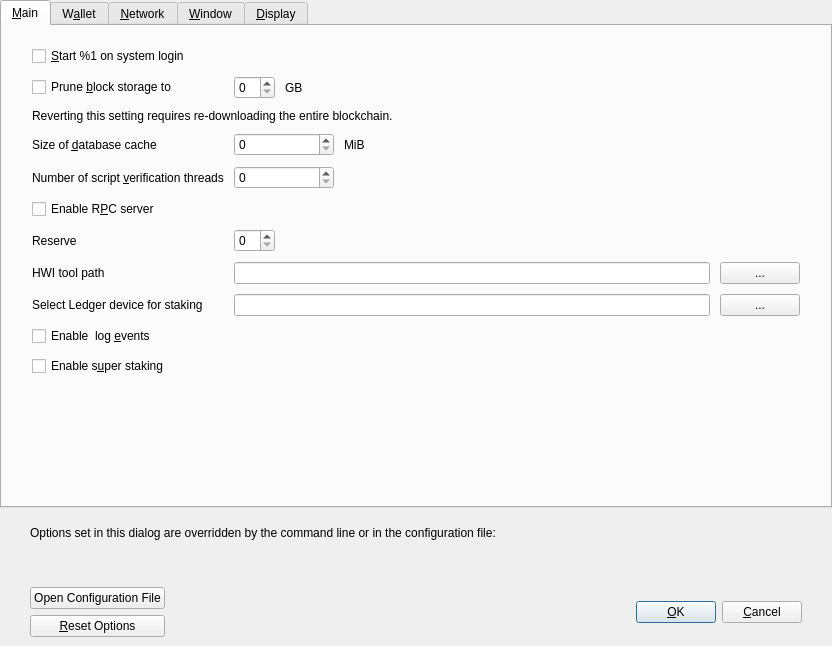
<?xml version="1.0" encoding="UTF-8"?>
<ui version="4.0">
 <class>OptionsDialog</class>
 <widget class="QDialog" name="OptionsDialog">
  <property name="geometry">
   <rect>
    <x>0</x>
    <y>0</y>
    <width>832</width>
    <height>646</height>
   </rect>
  </property>
  <property name="windowTitle">
   <string>Options</string>
  </property>
  <property name="modal">
   <bool>true</bool>
  </property>
  <layout class="QVBoxLayout" name="verticalLayout">
   <property name="leftMargin">
    <number>0</number>
   </property>
   <property name="topMargin">
    <number>0</number>
   </property>
   <property name="rightMargin">
    <number>0</number>
   </property>
   <property name="bottomMargin">
    <number>0</number>
   </property>
   <item>
    <widget class="QTabWidget" name="tabWidget">
     <property name="currentIndex">
      <number>0</number>
     </property>
     <widget class="QWidget" name="tabMain">
      <attribute name="title">
       <string>&amp;Main</string>
      </attribute>
      <layout class="QVBoxLayout" name="verticalLayout_3">
       <property name="spacing">
        <number>10</number>
       </property>
       <property name="leftMargin">
        <number>30</number>
       </property>
       <property name="topMargin">
        <number>20</number>
       </property>
       <property name="rightMargin">
        <number>30</number>
       </property>
       <property name="bottomMargin">
        <number>20</number>
       </property>
       <item>
        <layout class="QGridLayout" name="gridLayout">
         <property name="verticalSpacing">
          <number>10</number>
         </property>
         <item row="4" column="1">
          <layout class="QHBoxLayout" name="horizontalLayout_3_Main">
           <item>
            <widget class="QSpinBox" name="threadsScriptVerif">
             <property name="minimumSize">
              <size>
               <width>100</width>
               <height>0</height>
              </size>
             </property>
             <property name="toolTip">
              <string>(0 = auto, &lt;0 = leave that many cores free)</string>
             </property>
            </widget>
           </item>
           <item>
            <spacer name="horizontalSpacer_3_Main">
             <property name="orientation">
              <enum>Qt::Horizontal</enum>
             </property>
             <property name="sizeHint" stdset="0">
              <size>
               <width>40</width>
               <height>20</height>
              </size>
             </property>
            </spacer>
           </item>
          </layout>
         </item>
         <item row="8" column="1">
          <layout class="QHBoxLayout" name="horizontalLayout2">
           <item>
            <widget class="QLineEdit" name="txtStakeLedgerId">
             <property name="toolTip">
              <string>Fingerprint of the ledger that you want to be used for staking with hardware wallet</string>
             </property>
            </widget>
           </item>
           <item>
            <widget class="QPushButton" name="toolStakeLedgerId">
             <property name="text">
              <string>...</string>
             </property>
            </widget>
           </item>
          </layout>
         </item>
         <item row="6" column="1">
          <layout class="QHBoxLayout" name="horizontalLayout_3_Main_3">
           <item>
            <widget class="BitcoinAmountField" name="reserveBalance">
             <property name="toolTip">
              <string>Reserve amount that will not be used for staking</string>
             </property>
            </widget>
           </item>
           <item>
            <spacer name="horizontalSpacer_3_Main_3">
             <property name="orientation">
              <enum>Qt::Horizontal</enum>
             </property>
             <property name="sizeHint" stdset="0">
              <size>
               <width>40</width>
               <height>0</height>
              </size>
             </property>
            </spacer>
           </item>
          </layout>
         </item>
         <item row="4" column="0">
          <widget class="QLabel" name="threadsScriptVerifLabel">
           <property name="toolTip">
            <string extracomment="Tooltip text for Options window setting that sets the number of script verification threads. Explains that negative values mean to leave these many cores free to the system.">Set the number of script verification threads. Negative values correspond to the number of cores you want to leave free to the system.</string>
           </property>
           <property name="text">
            <string>Number of script &amp;verification threads</string>
           </property>
           <property name="textFormat">
            <enum>Qt::PlainText</enum>
           </property>
           <property name="buddy">
            <cstring>threadsScriptVerif</cstring>
           </property>
          </widget>
         </item>
         <item row="3" column="0">
          <widget class="QLabel" name="databaseCacheLabel">
           <property name="toolTip">
            <string extracomment="Tooltip text for Options window setting that sets the size of the database cache. Explains the corresponding effects of increasing/decreasing this value.">Maximum database cache size. A larger cache can contribute to faster sync, after which the benefit is less pronounced for most use cases. Lowering the cache size will reduce memory usage. Unused mempool memory is shared for this cache.</string>
           </property>
           <property name="text">
            <string>Size of &amp;database cache</string>
           </property>
           <property name="textFormat">
            <enum>Qt::PlainText</enum>
           </property>
           <property name="buddy">
            <cstring>databaseCache</cstring>
           </property>
          </widget>
         </item>
         <item row="2" column="0" colspan="2">
          <widget class="QLabel" name="pruneWarning">
           <property name="text">
            <string>Reverting this setting requires re-downloading the entire blockchain.</string>
           </property>
           <property name="textFormat">
            <enum>Qt::PlainText</enum>
           </property>
          </widget>
         </item>
         <item row="7" column="0">
          <widget class="QLabel" name="HWIToolLabel">
           <property name="text">
            <string>HWI tool path</string>
           </property>
          </widget>
         </item>
         <item row="1" column="0">
          <widget class="QCheckBox" name="prune">
           <property name="toolTip">
            <string>Enabling pruning significantly reduces the disk space required to store transactions. All blocks are still fully validated. Reverting this setting requires re-downloading the entire blockchain.</string>
           </property>
           <property name="text">
            <string>Prune &amp;block storage to</string>
           </property>
          </widget>
         </item>
         <item row="3" column="1">
          <layout class="QHBoxLayout" name="horizontalLayout_2_Main">
           <item>
            <widget class="QSpinBox" name="databaseCache">
             <property name="minimumSize">
              <size>
               <width>100</width>
               <height>0</height>
              </size>
             </property>
            </widget>
           </item>
           <item>
            <widget class="QLabel" name="databaseCacheUnitLabel">
             <property name="text">
              <string>MiB</string>
             </property>
             <property name="textFormat">
              <enum>Qt::PlainText</enum>
             </property>
            </widget>
           </item>
           <item>
            <spacer name="horizontalSpacer_2_Main">
             <property name="orientation">
              <enum>Qt::Horizontal</enum>
             </property>
             <property name="sizeHint" stdset="0">
              <size>
               <width>40</width>
               <height>20</height>
              </size>
             </property>
            </spacer>
           </item>
          </layout>
         </item>
         <item row="0" column="0" colspan="2">
          <widget class="QCheckBox" name="bitcoinAtStartup">
           <property name="toolTip">
            <string>Automatically start %1 after logging in to the system.</string>
           </property>
           <property name="text">
            <string>&amp;Start %1 on system login</string>
           </property>
          </widget>
         </item>
         <item row="7" column="1">
          <layout class="QHBoxLayout" name="horizontalLayout">
           <item>
            <widget class="QLineEdit" name="txtHWIToolPath">
             <property name="toolTip">
              <string>Hardware wallet interface tool location on disk</string>
             </property>
            </widget>
           </item>
           <item>
            <widget class="QPushButton" name="toolHWIPath">
             <property name="text">
              <string>...</string>
             </property>
            </widget>
           </item>
          </layout>
         </item>
         <item row="6" column="0">
          <widget class="QLabel" name="reserveBalanceLabel">
           <property name="text">
            <string>Reserve</string>
           </property>
           <property name="textFormat">
            <enum>Qt::PlainText</enum>
           </property>
           <property name="buddy">
            <cstring>threadsScriptVerif</cstring>
           </property>
          </widget>
         </item>
         <item row="1" column="1">
          <layout class="QHBoxLayout" name="horizontalLayout_Main_Prune">
           <item>
            <widget class="QSpinBox" name="pruneSize"/>
           </item>
           <item>
            <widget class="QLabel" name="pruneSizeUnitLabel">
             <property name="text">
              <string>GB</string>
             </property>
             <property name="textFormat">
              <enum>Qt::PlainText</enum>
             </property>
            </widget>
           </item>
           <item>
            <spacer name="horizontalSpacer_Main_Prune">
             <property name="orientation">
              <enum>Qt::Horizontal</enum>
             </property>
             <property name="sizeHint" stdset="0">
              <size>
               <width>40</width>
               <height>20</height>
              </size>
             </property>
            </spacer>
           </item>
          </layout>
         </item>
         <item row="8" column="0">
          <widget class="QLabel" name="stakeLedgerIdlabel">
           <property name="text">
            <string>Select Ledger device for staking</string>
           </property>
          </widget>
         </item>
         <item row="5" column="0" colspan="2">
          <widget class="QCheckBox" name="enableServer">
           <property name="toolTip">
            <string extracomment="Tooltip text for Options window setting that enables the RPC server.">This allows you or a third party tool to communicate with the node through command-line and JSON-RPC commands.</string>
           </property>
           <property name="text">
            <string extracomment="An Options window setting to enable the RPC server.">Enable R&amp;PC server</string>
           </property>
          </widget>
         </item>
         <item row="9" column="0" colspan="2">
          <widget class="QCheckBox" name="logEvents">
           <property name="text">
            <string>Enable  log &amp;events</string>
           </property>
          </widget>
         </item>
         <item row="10" column="0" colspan="2">
          <widget class="QCheckBox" name="superStaking">
           <property name="text">
            <string>Enable s&amp;uper staking</string>
           </property>
          </widget>
         </item>
        </layout>
       </item>
       <item>
        <spacer name="verticalSpacer_Main">
         <property name="orientation">
          <enum>Qt::Vertical</enum>
         </property>
         <property name="sizeHint" stdset="0">
          <size>
           <width>20</width>
           <height>40</height>
          </size>
         </property>
        </spacer>
       </item>
      </layout>
     </widget>
     <widget class="QWidget" name="tabWallet">
      <attribute name="title">
       <string>W&amp;allet</string>
      </attribute>
      <layout class="QVBoxLayout" name="verticalLayout_Wallet">
       <property name="spacing">
        <number>10</number>
       </property>
       <property name="leftMargin">
        <number>30</number>
       </property>
       <property name="topMargin">
        <number>20</number>
       </property>
       <property name="rightMargin">
        <number>30</number>
       </property>
       <property name="bottomMargin">
        <number>20</number>
       </property>
       <item>
        <widget class="QCheckBox" name="subFeeFromAmount">
         <property name="toolTip">
          <string extracomment="Tooltip text for Options window setting that sets subtracting the fee from a sending amount as default.">Whether to set subtract fee from amount as default or not.</string>
         </property>
         <property name="text">
          <string extracomment="An Options window setting to set subtracting the fee from a sending amount as default.">Subtract &amp;fee from amount by default</string>
         </property>
        </widget>
       </item>
       <item>
        <widget class="QGroupBox" name="groupBox">
         <property name="title">
          <string>Expert</string>
         </property>
         <layout class="QVBoxLayout" name="verticalLayout_2">
          <property name="spacing">
           <number>10</number>
          </property>
          <item>
           <widget class="QCheckBox" name="coinControlFeatures">
            <property name="toolTip">
             <string>Whether to show coin control features or not.</string>
            </property>
            <property name="text">
             <string>Enable coin &amp;control features</string>
            </property>
           </widget>
          </item>
          <item>
           <widget class="QCheckBox" name="spendZeroConfChange">
            <property name="toolTip">
             <string>If you disable the spending of unconfirmed change, the change from a transaction cannot be used until that transaction has at least one confirmation. This also affects how your balance is computed.</string>
            </property>
            <property name="text">
             <string>&amp;Spend unconfirmed change</string>
            </property>
           </widget>
          </item>
          <item>
           <widget class="QCheckBox" name="m_enable_psbt_controls">
            <property name="toolTip">
             <string extracomment="Tooltip text for options window setting that enables PSBT controls.">Whether to show PSBT controls.</string>
            </property>
            <property name="text">
             <string extracomment="An options window setting to enable PSBT controls.">Enable &amp;PSBT controls</string>
            </property>
           </widget>
          </item>
          <item>
           <widget class="QCheckBox" name="zeroBalanceAddressToken">
            <property name="text">
             <string>Enable &amp;zero balance for receiver token address</string>
            </property>
           </widget>
          </item>
          <item>
           <widget class="QCheckBox" name="useChangeAddress">
            <property name="text">
             <string>Use change &amp;address</string>
            </property>
           </widget>
          </item>
          <item>
           <widget class="QCheckBox" name="checkForUpdates">
            <property name="text">
             <string>Check for &amp;updates</string>
            </property>
           </widget>
          </item>
          <item>
           <widget class="QCheckBox" name="signPSBTHWITool">
            <property name="text">
             <string>Sign PSBT with HWI tool</string>
            </property>
           </widget>
          </item>
         </layout>
        </widget>
       </item>
       <item>
        <widget class="QGroupBox" name="groupBoxHww">
         <property name="title">
          <string>External Signer (e.g. hardware wallet)</string>
         </property>
         <layout class="QVBoxLayout" name="verticalLayoutHww">
          <item>
           <layout class="QHBoxLayout" name="horizontalLayoutHww">
            <item>
             <widget class="QLabel" name="externalSignerPathLabel">
              <property name="text">
               <string>&amp;External signer script path</string>
              </property>
              <property name="buddy">
               <cstring>externalSignerPath</cstring>
              </property>
             </widget>
            </item>
            <item>
             <widget class="QLineEdit" name="externalSignerPath">
              <property name="toolTip">
               <string>Full path to a Qtum Core compatible script (e.g. C:\Downloads\hwi.exe or /Users/you/Downloads/hwi.py). Beware: malware can steal your coins!</string>
              </property>
             </widget>
            </item>
           </layout>
          </item>
         </layout>
        </widget>
       </item>
       <item>
        <spacer name="verticalSpacer_Wallet">
         <property name="orientation">
          <enum>Qt::Vertical</enum>
         </property>
         <property name="sizeHint" stdset="0">
          <size>
           <width>20</width>
           <height>40</height>
          </size>
         </property>
        </spacer>
       </item>
      </layout>
     </widget>
     <widget class="QWidget" name="tabNetwork">
      <attribute name="title">
       <string>&amp;Network</string>
      </attribute>
      <layout class="QVBoxLayout" name="verticalLayout_Network">
       <property name="spacing">
        <number>10</number>
       </property>
       <property name="leftMargin">
        <number>30</number>
       </property>
       <property name="topMargin">
        <number>20</number>
       </property>
       <property name="rightMargin">
        <number>30</number>
       </property>
       <property name="bottomMargin">
        <number>20</number>
       </property>
       <item>
        <widget class="QCheckBox" name="mapPortUpnp">
         <property name="toolTip">
          <string>Automatically open the Qtum client port on the router. This only works when your router supports UPnP and it is enabled.</string>
         </property>
         <property name="text">
          <string>Map port using &amp;UPnP</string>
         </property>
        </widget>
       </item>
       <item>
        <widget class="QCheckBox" name="mapPortNatpmp">
         <property name="toolTip">
          <string>Automatically open the Qtum client port on the router. This only works when your router supports NAT-PMP and it is enabled. The external port could be random.</string>
         </property>
         <property name="text">
          <string>Map port using NA&amp;T-PMP</string>
         </property>
        </widget>
       </item>
       <item>
        <widget class="QCheckBox" name="allowIncoming">
         <property name="toolTip">
          <string>Accept connections from outside.</string>
         </property>
         <property name="text">
          <string>Allow incomin&amp;g connections</string>
         </property>
        </widget>
       </item>
       <item>
        <widget class="QCheckBox" name="connectSocks">
         <property name="toolTip">
          <string>Connect to the Qtum network through a SOCKS5 proxy.</string>
         </property>
         <property name="text">
          <string>&amp;Connect through SOCKS5 proxy (default proxy):</string>
         </property>
        </widget>
       </item>
       <item>
        <layout class="QHBoxLayout" name="horizontalLayout_1_Network">
         <item>
          <widget class="QLabel" name="proxyIpLabel">
           <property name="text">
            <string>Proxy &amp;IP:</string>
           </property>
           <property name="textFormat">
            <enum>Qt::PlainText</enum>
           </property>
           <property name="buddy">
            <cstring>proxyIp</cstring>
           </property>
          </widget>
         </item>
         <item>
          <widget class="QValidatedLineEdit" name="proxyIp">
           <property name="minimumSize">
            <size>
             <width>140</width>
             <height>0</height>
            </size>
           </property>
           <property name="maximumSize">
            <size>
             <width>140</width>
             <height>16777215</height>
            </size>
           </property>
           <property name="toolTip">
            <string>IP address of the proxy (e.g. IPv4: 127.0.0.1 / IPv6: ::1)</string>
           </property>
          </widget>
         </item>
         <item>
          <widget class="QLabel" name="proxyPortLabel">
           <property name="text">
            <string>&amp;Port:</string>
           </property>
           <property name="textFormat">
            <enum>Qt::PlainText</enum>
           </property>
           <property name="buddy">
            <cstring>proxyPort</cstring>
           </property>
          </widget>
         </item>
         <item>
          <widget class="QLineEdit" name="proxyPort">
           <property name="minimumSize">
            <size>
             <width>55</width>
             <height>0</height>
            </size>
           </property>
           <property name="maximumSize">
            <size>
             <width>55</width>
             <height>16777215</height>
            </size>
           </property>
           <property name="toolTip">
            <string>Port of the proxy (e.g. 9050)</string>
           </property>
          </widget>
         </item>
         <item>
          <spacer name="horizontalSpacer_1_Network">
           <property name="orientation">
            <enum>Qt::Horizontal</enum>
           </property>
           <property name="sizeHint" stdset="0">
            <size>
             <width>40</width>
             <height>20</height>
            </size>
           </property>
          </spacer>
         </item>
        </layout>
       </item>
       <item>
        <layout class="QHBoxLayout" name="horizontalLayout_2_Network">
         <item>
          <widget class="QLabel" name="proxyActiveNets">
           <property name="text">
            <string>Used for reaching peers via:</string>
           </property>
           <property name="textFormat">
            <enum>Qt::PlainText</enum>
           </property>
          </widget>
         </item>
         <item>
          <widget class="QCheckBox" name="proxyReachIPv4">
           <property name="enabled">
            <bool>false</bool>
           </property>
           <property name="toolTip">
            <string>Shows if the supplied default SOCKS5 proxy is used to reach peers via this network type.</string>
           </property>
           <property name="text">
            <string/>
           </property>
          </widget>
         </item>
         <item>
          <widget class="QLabel" name="proxyReachIPv4Label">
           <property name="text">
            <string>IPv4</string>
           </property>
           <property name="textFormat">
            <enum>Qt::PlainText</enum>
           </property>
          </widget>
         </item>
         <item>
          <widget class="QCheckBox" name="proxyReachIPv6">
           <property name="enabled">
            <bool>false</bool>
           </property>
           <property name="toolTip">
            <string>Shows if the supplied default SOCKS5 proxy is used to reach peers via this network type.</string>
           </property>
           <property name="text">
            <string/>
           </property>
          </widget>
         </item>
         <item>
          <widget class="QLabel" name="proxyReachIPv6Label">
           <property name="text">
            <string>IPv6</string>
           </property>
           <property name="textFormat">
            <enum>Qt::PlainText</enum>
           </property>
          </widget>
         </item>
         <item>
          <widget class="QCheckBox" name="proxyReachTor">
           <property name="enabled">
            <bool>false</bool>
           </property>
           <property name="toolTip">
            <string>Shows if the supplied default SOCKS5 proxy is used to reach peers via this network type.</string>
           </property>
           <property name="text">
            <string/>
           </property>
          </widget>
         </item>
         <item>
          <widget class="QLabel" name="proxyReachTorLabel">
           <property name="text">
            <string>Tor</string>
           </property>
           <property name="textFormat">
            <enum>Qt::PlainText</enum>
           </property>
          </widget>
         </item>
         <item>
          <spacer name="horizontalSpacer_2_Network">
           <property name="orientation">
            <enum>Qt::Horizontal</enum>
           </property>
           <property name="sizeHint" stdset="0">
            <size>
             <width>40</width>
             <height>20</height>
            </size>
           </property>
          </spacer>
         </item>
        </layout>
       </item>
       <item>
        <widget class="QCheckBox" name="connectSocksTor">
         <property name="toolTip">
          <string>Connect to the Qtum network through a separate SOCKS5 proxy for Tor onion services.</string>
         </property>
         <property name="text">
          <string>Use separate SOCKS&amp;5 proxy to reach peers via Tor onion services:</string>
         </property>
        </widget>
       </item>
       <item>
        <layout class="QHBoxLayout" name="horizontalLayout_3_Network">
         <item>
          <widget class="QLabel" name="proxyIpTorLabel">
           <property name="text">
            <string>Proxy &amp;IP:</string>
           </property>
           <property name="textFormat">
            <enum>Qt::PlainText</enum>
           </property>
           <property name="buddy">
            <cstring>proxyIpTor</cstring>
           </property>
          </widget>
         </item>
         <item>
          <widget class="QValidatedLineEdit" name="proxyIpTor">
           <property name="minimumSize">
            <size>
             <width>140</width>
             <height>0</height>
            </size>
           </property>
           <property name="maximumSize">
            <size>
             <width>140</width>
             <height>16777215</height>
            </size>
           </property>
           <property name="toolTip">
            <string>IP address of the proxy (e.g. IPv4: 127.0.0.1 / IPv6: ::1)</string>
           </property>
          </widget>
         </item>
         <item>
          <widget class="QLabel" name="proxyPortTorLabel">
           <property name="text">
            <string>&amp;Port:</string>
           </property>
           <property name="textFormat">
            <enum>Qt::PlainText</enum>
           </property>
           <property name="buddy">
            <cstring>proxyPortTor</cstring>
           </property>
          </widget>
         </item>
         <item>
          <widget class="QLineEdit" name="proxyPortTor">
           <property name="minimumSize">
            <size>
             <width>55</width>
             <height>0</height>
            </size>
           </property>
           <property name="maximumSize">
            <size>
             <width>55</width>
             <height>16777215</height>
            </size>
           </property>
           <property name="toolTip">
            <string>Port of the proxy (e.g. 9050)</string>
           </property>
          </widget>
         </item>
         <item>
          <spacer name="horizontalSpacer_4_Network">
           <property name="orientation">
            <enum>Qt::Horizontal</enum>
           </property>
           <property name="sizeHint" stdset="0">
            <size>
             <width>40</width>
             <height>20</height>
            </size>
           </property>
          </spacer>
         </item>
        </layout>
       </item>
       <item>
        <spacer name="verticalSpacer_Network">
         <property name="orientation">
          <enum>Qt::Vertical</enum>
         </property>
         <property name="sizeHint" stdset="0">
          <size>
           <width>20</width>
           <height>40</height>
          </size>
         </property>
        </spacer>
       </item>
      </layout>
     </widget>
     <widget class="QWidget" name="tabWindow">
      <attribute name="title">
       <string>&amp;Window</string>
      </attribute>
      <layout class="QVBoxLayout" name="verticalLayout_Window">
       <property name="spacing">
        <number>10</number>
       </property>
       <property name="leftMargin">
        <number>30</number>
       </property>
       <property name="topMargin">
        <number>20</number>
       </property>
       <property name="rightMargin">
        <number>30</number>
       </property>
       <property name="bottomMargin">
        <number>20</number>
       </property>
       <item>
        <widget class="QCheckBox" name="showTrayIcon">
         <property name="toolTip">
          <string>Show the icon in the system tray.</string>
         </property>
         <property name="text">
          <string>&amp;Show tray icon</string>
         </property>
         <property name="checked">
          <bool>true</bool>
         </property>
        </widget>
       </item>
       <item>
        <widget class="QCheckBox" name="minimizeToTray">
         <property name="toolTip">
          <string>Show only a tray icon after minimizing the window.</string>
         </property>
         <property name="text">
          <string>&amp;Minimize to the tray instead of the taskbar</string>
         </property>
        </widget>
       </item>
       <item>
        <widget class="QCheckBox" name="minimizeOnClose">
         <property name="toolTip">
          <string>Minimize instead of exit the application when the window is closed. When this option is enabled, the application will be closed only after selecting Exit in the menu.</string>
         </property>
         <property name="text">
          <string>M&amp;inimize on close</string>
         </property>
        </widget>
       </item>
       <item>
        <spacer name="verticalSpacer_Window">
         <property name="orientation">
          <enum>Qt::Vertical</enum>
         </property>
         <property name="sizeHint" stdset="0">
          <size>
           <width>20</width>
           <height>40</height>
          </size>
         </property>
        </spacer>
       </item>
      </layout>
     </widget>
     <widget class="QWidget" name="tabDisplay">
      <attribute name="title">
       <string>&amp;Display</string>
      </attribute>
      <layout class="QVBoxLayout" name="verticalLayout_Display">
       <property name="spacing">
        <number>10</number>
       </property>
       <property name="leftMargin">
        <number>30</number>
       </property>
       <property name="topMargin">
        <number>20</number>
       </property>
       <property name="rightMargin">
        <number>30</number>
       </property>
       <property name="bottomMargin">
        <number>20</number>
       </property>
       <item>
        <layout class="QGridLayout" name="gridLayout_2">
         <property name="verticalSpacing">
          <number>10</number>
         </property>
         <item row="0" column="0">
          <widget class="QLabel" name="langLabel">
           <property name="text">
            <string>User Interface &amp;language:</string>
           </property>
           <property name="textFormat">
            <enum>Qt::PlainText</enum>
           </property>
           <property name="buddy">
            <cstring>lang</cstring>
           </property>
          </widget>
         </item>
         <item row="0" column="1">
          <widget class="QValueComboBox" name="lang">
           <property name="toolTip">
            <string>The user interface language can be set here. This setting will take effect after restarting %1.</string>
           </property>
          </widget>
         </item>
         <item row="1" column="0">
          <widget class="QLabel" name="unitLabel">
           <property name="text">
            <string>&amp;Unit to show amounts in:</string>
           </property>
           <property name="textFormat">
            <enum>Qt::PlainText</enum>
           </property>
           <property name="buddy">
            <cstring>unit</cstring>
           </property>
          </widget>
         </item>
         <item row="2" column="0">
          <widget class="QLabel" name="thirdPartyTxUrlsLabel">
           <property name="toolTip">
            <string>Third-party URLs (e.g. a block explorer) that appear in the transactions tab as context menu items. %s in the URL is replaced by transaction hash. Multiple URLs are separated by vertical bar |.</string>
           </property>
           <property name="text">
            <string>&amp;Third-party transaction URLs</string>
           </property>
           <property name="buddy">
            <cstring>thirdPartyTxUrls</cstring>
           </property>
          </widget>
         </item>
         <item row="1" column="1">
          <widget class="QValueComboBox" name="unit">
           <property name="toolTip">
            <string>Choose the default subdivision unit to show in the interface and when sending coins.</string>
           </property>
          </widget>
         </item>
         <item row="2" column="1">
          <widget class="QLineEdit" name="thirdPartyTxUrls">
           <property name="toolTip">
            <string>Third-party URLs (e.g. a block explorer) that appear in the transactions tab as context menu items. %s in the URL is replaced by transaction hash. Multiple URLs are separated by vertical bar |.</string>
           </property>
           <property name="placeholderText">
            <string notr="true">https://example.com/tx/%s</string>
           </property>
          </widget>
         </item>
         <item row="3" column="0">
          <widget class="QLabel" name="themeLabel">
           <property name="text">
            <string>User Interface &amp;style:</string>
           </property>
           <property name="textFormat">
            <enum>Qt::PlainText</enum>
           </property>
           <property name="buddy">
            <cstring>lang</cstring>
           </property>
          </widget>
         </item>
         <item row="3" column="1">
          <widget class="QValueComboBox" name="theme">
           <property name="toolTip">
            <string>The user interface style can be set here. This setting will take effect after restarting %1.</string>
           </property>
          </widget>
         </item>
        </layout>
       </item>
       <item>
        <widget class="QGroupBox" name="font_groupBox">
         <property name="title">
          <string>Monospaced font in the Overview tab:</string>
         </property>
         <layout class="QVBoxLayout" name="font_verticalLayout">
          <item>
           <layout class="QHBoxLayout" name="embeddedFont_horizontalLayout">
            <item>
             <widget class="QRadioButton" name="embeddedFont_radioButton">
              <property name="text">
               <string>embedded &quot;%1&quot;</string>
              </property>
             </widget>
            </item>
            <item>
             <spacer name="embeddedFont_horizontalSpacer">
              <property name="orientation">
               <enum>Qt::Horizontal</enum>
              </property>
              <property name="sizeHint" stdset="0">
               <size>
                <width>40</width>
                <height>20</height>
               </size>
              </property>
             </spacer>
            </item>
            <item>
             <layout class="QVBoxLayout" name="embeddedFont_verticalLayout">
              <item>
               <widget class="QLabel" name="embeddedFont_label_1">
                <property name="text">
                 <string notr="true">111.11111111 BTC</string>
                </property>
               </widget>
              </item>
              <item>
               <widget class="QLabel" name="embeddedFont_label_9">
                <property name="text">
                 <string notr="true">909.09090909 BTC</string>
                </property>
               </widget>
              </item>
             </layout>
            </item>
           </layout>
          </item>
          <item>
           <widget class="Line" name="font_line">
            <property name="orientation">
             <enum>Qt::Horizontal</enum>
            </property>
           </widget>
          </item>
          <item>
           <layout class="QHBoxLayout" name="systemFont_horizontalLayout">
            <item>
             <widget class="QRadioButton" name="systemFont_radioButton">
              <property name="text">
               <string>closest matching &quot;%1&quot;</string>
              </property>
             </widget>
            </item>
            <item>
             <spacer name="systemFont_horizontalSpacer">
              <property name="orientation">
               <enum>Qt::Horizontal</enum>
              </property>
              <property name="sizeHint" stdset="0">
               <size>
                <width>40</width>
                <height>20</height>
               </size>
              </property>
             </spacer>
            </item>
            <item>
             <layout class="QVBoxLayout" name="systemFont_verticalLayout">
              <item>
               <widget class="QLabel" name="systemFont_label_1">
                <property name="text">
                 <string notr="true">111.11111111 BTC</string>
                </property>
               </widget>
              </item>
              <item>
               <widget class="QLabel" name="systemFont_label_9">
                <property name="text">
                 <string notr="true">909.09090909 BTC</string>
                </property>
               </widget>
              </item>
             </layout>
            </item>
           </layout>
          </item>
         </layout>
        </widget>
       </item>
       <item>
        <spacer name="verticalSpacer_Display">
         <property name="orientation">
          <enum>Qt::Vertical</enum>
         </property>
         <property name="sizeHint" stdset="0">
          <size>
           <width>20</width>
           <height>40</height>
          </size>
         </property>
        </spacer>
       </item>
      </layout>
     </widget>
    </widget>
   </item>
   <item>
    <widget class="QFrame" name="frame">
     <layout class="QVBoxLayout" name="verticalLayout_Bottom">
      <property name="leftMargin">
       <number>30</number>
      </property>
      <property name="rightMargin">
       <number>30</number>
      </property>
      <item>
       <layout class="QHBoxLayout" name="horizontalLayout_Bottom">
        <item>
         <widget class="QLabel" name="overriddenByCommandLineInfoLabel">
          <property name="text">
           <string>Options set in this dialog are overridden by the command line or in the configuration file:</string>
          </property>
          <property name="textFormat">
           <enum>Qt::PlainText</enum>
          </property>
         </widget>
        </item>
        <item>
         <spacer name="horizontalSpacer_Bottom">
          <property name="orientation">
           <enum>Qt::Horizontal</enum>
          </property>
          <property name="sizeHint" stdset="0">
           <size>
            <width>40</width>
            <height>20</height>
           </size>
          </property>
         </spacer>
        </item>
       </layout>
      </item>
      <item>
       <widget class="QLabel" name="overriddenByCommandLineLabel">
        <property name="text">
         <string/>
        </property>
        <property name="textFormat">
         <enum>Qt::PlainText</enum>
        </property>
        <property name="wordWrap">
         <bool>true</bool>
        </property>
       </widget>
      </item>
     </layout>
    </widget>
   </item>
   <item>
    <widget class="QWidget" name="buttonsContainerWhite" native="true">
     <layout class="QHBoxLayout" name="horizontalLayout_2">
      <property name="leftMargin">
       <number>30</number>
      </property>
      <property name="rightMargin">
       <number>30</number>
      </property>
      <item>
       <layout class="QVBoxLayout" name="verticalLayout_Buttons">
        <item>
         <widget class="QPushButton" name="openBitcoinConfButton">
          <property name="toolTip">
           <string>Open the %1 configuration file from the working directory.</string>
          </property>
          <property name="text">
           <string>Open Configuration File</string>
          </property>
          <property name="autoDefault">
           <bool>false</bool>
          </property>
         </widget>
        </item>
        <item>
         <widget class="QPushButton" name="resetButton">
          <property name="toolTip">
           <string>Reset all client options to default.</string>
          </property>
          <property name="text">
           <string>&amp;Reset Options</string>
          </property>
          <property name="autoDefault">
           <bool>false</bool>
          </property>
         </widget>
        </item>
       </layout>
      </item>
      <item>
       <spacer name="horizontalSpacer_3">
        <property name="orientation">
         <enum>Qt::Horizontal</enum>
        </property>
        <property name="sizeHint" stdset="0">
         <size>
          <width>20</width>
          <height>20</height>
         </size>
        </property>
       </spacer>
      </item>
      <item>
       <widget class="QLabel" name="statusLabel">
        <property name="minimumSize">
         <size>
          <width>200</width>
          <height>0</height>
         </size>
        </property>
        <property name="font">
         <font>
          <weight>75</weight>
          <bold>true</bold>
         </font>
        </property>
        <property name="text">
         <string/>
        </property>
        <property name="textFormat">
         <enum>Qt::PlainText</enum>
        </property>
        <property name="wordWrap">
         <bool>true</bool>
        </property>
       </widget>
      </item>
      <item>
       <spacer name="horizontalSpacer">
        <property name="orientation">
         <enum>Qt::Horizontal</enum>
        </property>
        <property name="sizeHint" stdset="0">
         <size>
          <width>20</width>
          <height>20</height>
         </size>
        </property>
       </spacer>
      </item>
      <item>
       <widget class="QPushButton" name="okButton">
        <property name="text">
         <string>&amp;OK</string>
        </property>
        <property name="autoDefault">
         <bool>false</bool>
        </property>
        <property name="default">
         <bool>true</bool>
        </property>
       </widget>
      </item>
      <item>
       <widget class="QPushButton" name="cancelButton">
        <property name="text">
         <string>&amp;Cancel</string>
        </property>
        <property name="autoDefault">
         <bool>false</bool>
        </property>
       </widget>
      </item>
     </layout>
    </widget>
   </item>
  </layout>
 </widget>
 <customwidgets>
  <customwidget>
   <class>QValidatedLineEdit</class>
   <extends>QLineEdit</extends>
   <header>qt/qvalidatedlineedit.h</header>
  </customwidget>
  <customwidget>
   <class>QValueComboBox</class>
   <extends>QComboBox</extends>
   <header>qt/qvaluecombobox.h</header>
  </customwidget>
  <customwidget>
   <class>BitcoinAmountField</class>
   <extends>QSpinBox</extends>
   <header>qt/bitcoinamountfield.h</header>
  </customwidget>
 </customwidgets>
 <resources/>
 <connections/>
</ui>
